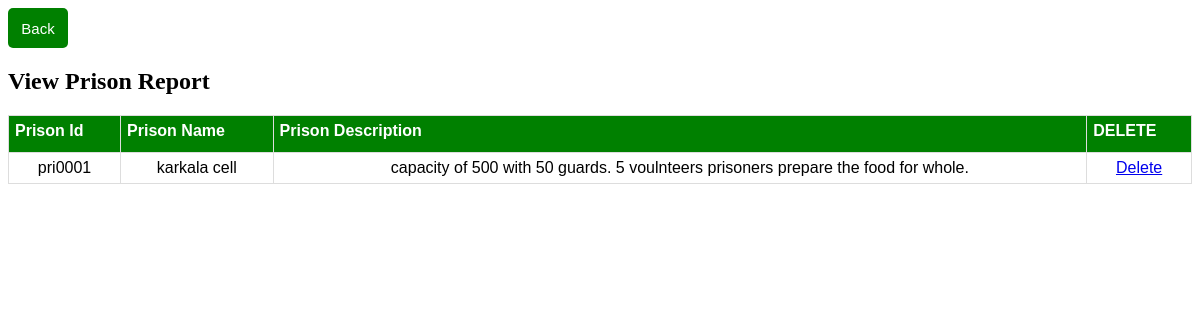
Screenshot of /prisonreport.php (signed in) with the database file from the repository.
### tables this page shows
CREATE TABLE `prison` (
  `prison_id` varchar(20) NOT NULL,
  `prisonname` varchar(30) NOT NULL,
  `description` text NOT NULL
);

### prisonreport.php (the view, shortened to what this page needs)
<!DOCTYPE html>
<?php
 require "dbconfig.php";
 $conn=mysqli_connect($host,$user,$pass,$db) or die("we couldn't connect");
 ?>
<html>
<head>
</head>
<body>
	<div align="left">
		<button id="abc" style="width:60px;" onclick="window.location.href='index1.php'">Back</button>
</div>
	<div>
		<h2>View Prison Report</h2>
</div>
<div class="form">
<table id="customers" width="100%" border="1" style="border-collapse:collapse;">
<thead>
<tr>
<th><strong>Prison Id</strong></th>
<th><strong>Prison Name</strong></th>
<th><strong>Prison Description</strong></th>
<th><strong>DELETE</strong></th>
</thead>
<tbody>
<?php
$count=1;
$sel_query="Select * from prison ORDER BY prison_id ASC";
$resul = mysqli_query($conn,$sel_query);
if(mysqli_num_rows($resul)>0){
while($row = mysqli_fetch_assoc($resul)) { ?>
<td align="center"><?php echo $row["prison_id"]; ?></td>
<td align="center"><?php echo $row["prisonname"]; ?></td>
<td align="center"><?php echo $row["description"]; ?></td>
<td align="center">
	<a href="delete3.php?id=<?php echo $row["prison_id"];?>">Delete</a>
</td>
<?php $count++; }} ?>
</tbody>
</table>
</div>
</body>
</html>

### prisonreport.php (style rules this page uses)
#customers { font-family: "Trebuchet MS", Arial, Helvetica, sans-serif; border-collapse: collapse; width: 100%; }
#customers td, #customers th { border: 1px solid #ddd; padding: 6px; }
#customers th { padding-top: px; padding-bottom: 12px; text-align: left; background-color: green; color: white; }
#abc { padding: 10px; font-size: 15px; height:40px; width:80px; color: white; background: green; border: none; border-radius: 5px; }

### rows the page displays
prison: prison_id "pri0001", prisonname "karkala cell", description "capacity of 500 with 50 guards. 5 voulnteers prisoners prepare the food for whole."
